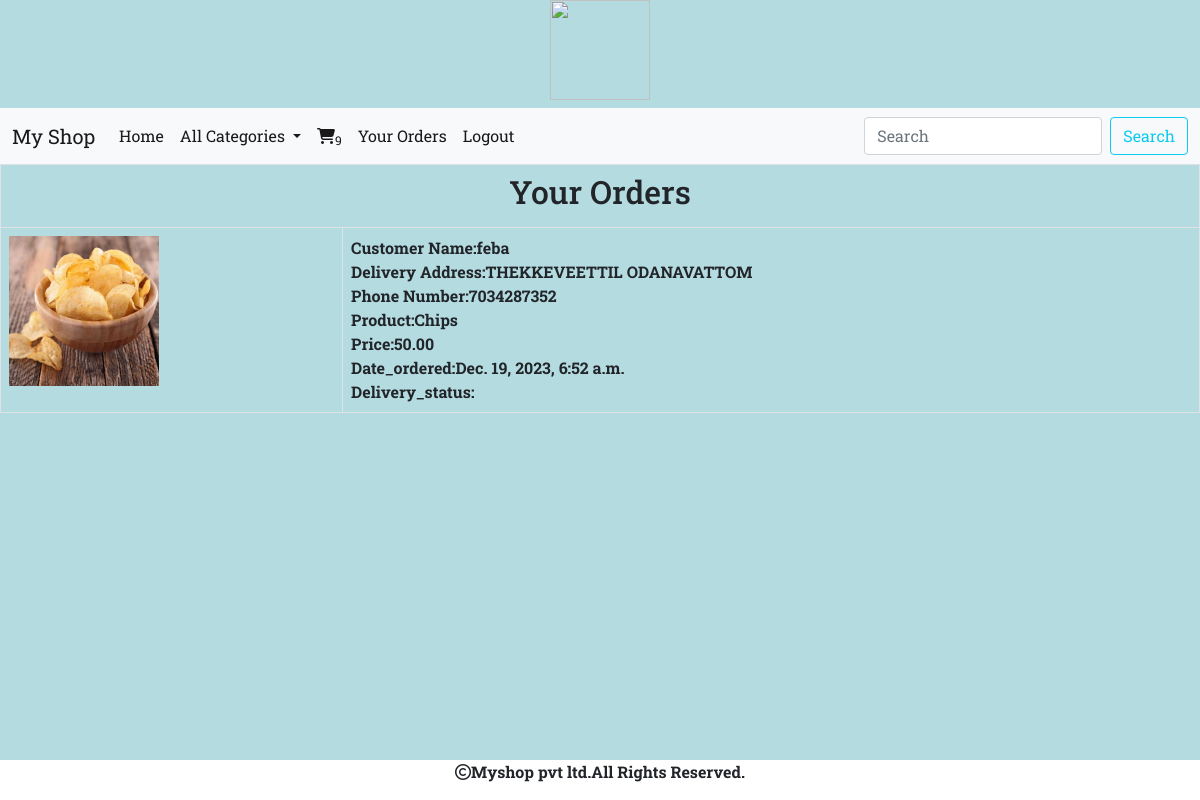
/cart/orderview (signed in), run on the app's committed database.
### cart/models.py (models this page shows, shortened)
class Order(models.Model):
    product = models.ForeignKey(Product, on_delete=models.CASCADE)
    user = models.ForeignKey(User, on_delete=models.CASCADE)
    noofitem=models.IntegerField()
    address=models.TextField()
    phone=models.CharField(max_length=30)
    order_status=models.CharField(max_length=30,default="pending")
    delivery_status=models.CharField(max_length=30,default="pending")
    date_ordered=models.DateTimeField(auto_now_add=True)

### shop/models.py (models this page shows, shortened)
class Product(models.Model):
    name = models.CharField(max_length=200)
    des = models.CharField(max_length=200)
    image = models.ImageField(upload_to='shop/products', blank=True, null=True)
    price=models.DecimalField(max_digits=10,decimal_places=2)
    category=models.ForeignKey(Category,on_delete=models.CASCADE)
    stock=models.IntegerField()
    available=models.BooleanField(default=True)
    created=models.DateTimeField(auto_now_add=True)
    updated=models.DateTimeField(auto_now=True)

### cart/views.py (the view)
# urls.py: path('orderview',views.orderview,name="orderview"),
def orderview(request):
    u = request.user
    c = Order.objects.filter(user=u)
    return render(request,'orderview.html',{'c':c})

### cart/context_processors.py (called while the page is built)
def productcount(request):
     item_count=0
     if request.user.is_authenticated:
          u=request.user
          try:
            cart=Cart.objects.filter(user=u)
            for i in cart:
               item_count=item_count+i.quantity
          except:
             item_count=0
     return{'count':item_count}

### shop/context_processors.py (called while the page is built)
def menu_links(request):
    c=Category.objects.all()
    return{'links':c}

### template/orderview.html
<!DOCTYPE html>
{% extends 'base.html' %}
{% load static %}
{% block content %}
<table class="table table-bordered">
    <tr><th colspan="5" class="text-center"><h2>Your Orders</h2></th></tr>
            {% for i in c %}
<tr>
        <td> <img src="{{i.product.image.url}}" height="150px" width="150px"></td>
    <td><b>Customer Name:{{user.username}}</b></br>
         <b>Delivery Address:{{i.address}}</b></br>
        <b>Phone Number:{{i.phone}}</b></br>
        <b>Product:{{i.product.name}}</b></br>
            <b>Price:{{i.product.price}}</b></br>
            <b>Date_ordered:{{i.date_ordered}}</b></br>
            <b>Delivery_status:<span{{i.delivery_status}}</b>
        </td>
    </tr>
{% endfor %}
{% endblock %}

### static/css/a.css (style rules this page uses)
body { background-color:#b4dbe0; font-family: 'Roboto Slab', serif; }

### data on the page
Order: product.image (picture), address "THEKKEVEETTIL ODANAVATTOM", phone "7034287352", product.name "Chips", product.price "50.00", date_ordered "Dec. 19, 2023, 6:52 a.m."

### other printed values
{{ count }} "9"
{{ user.username }} "feba"
